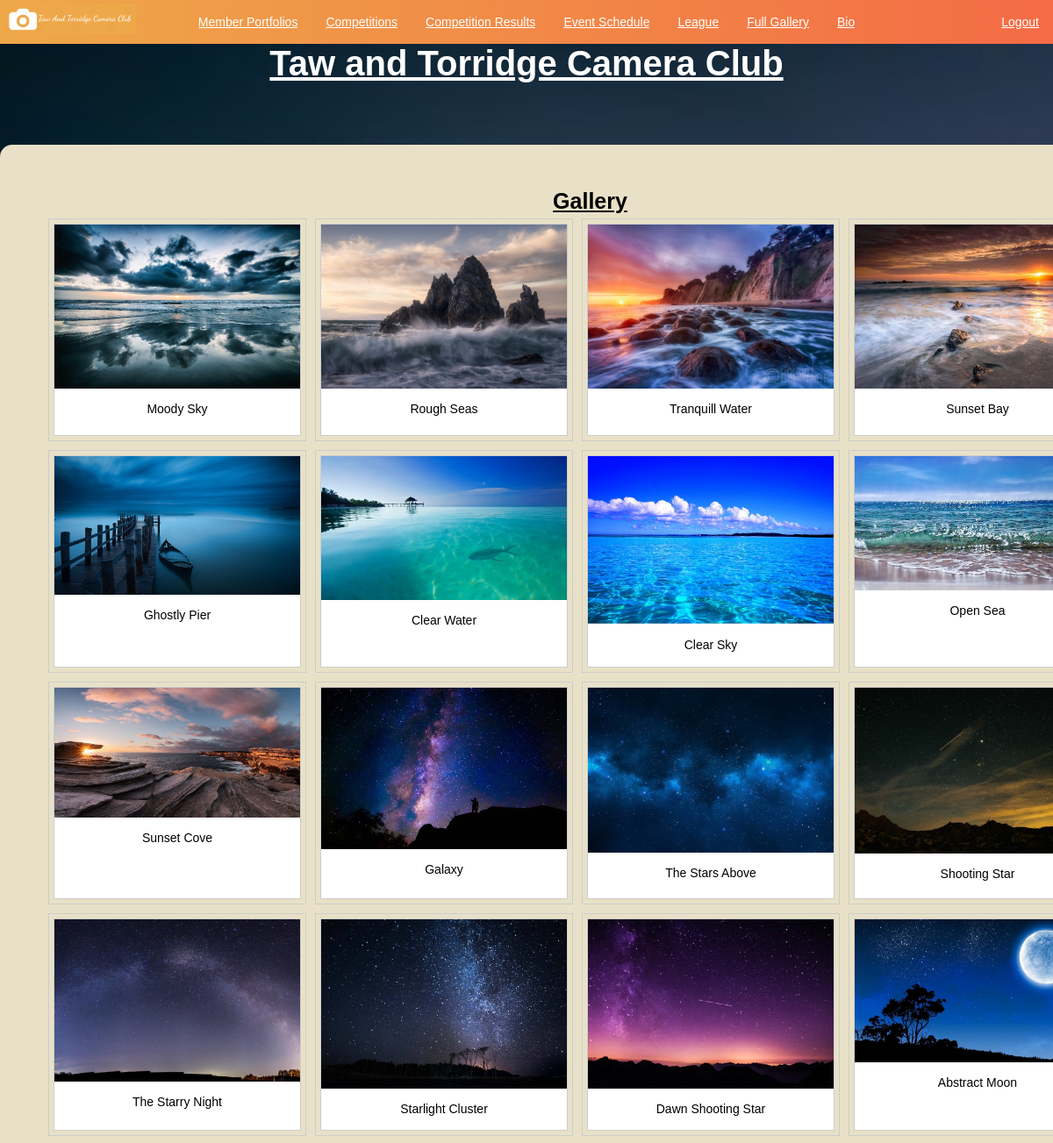
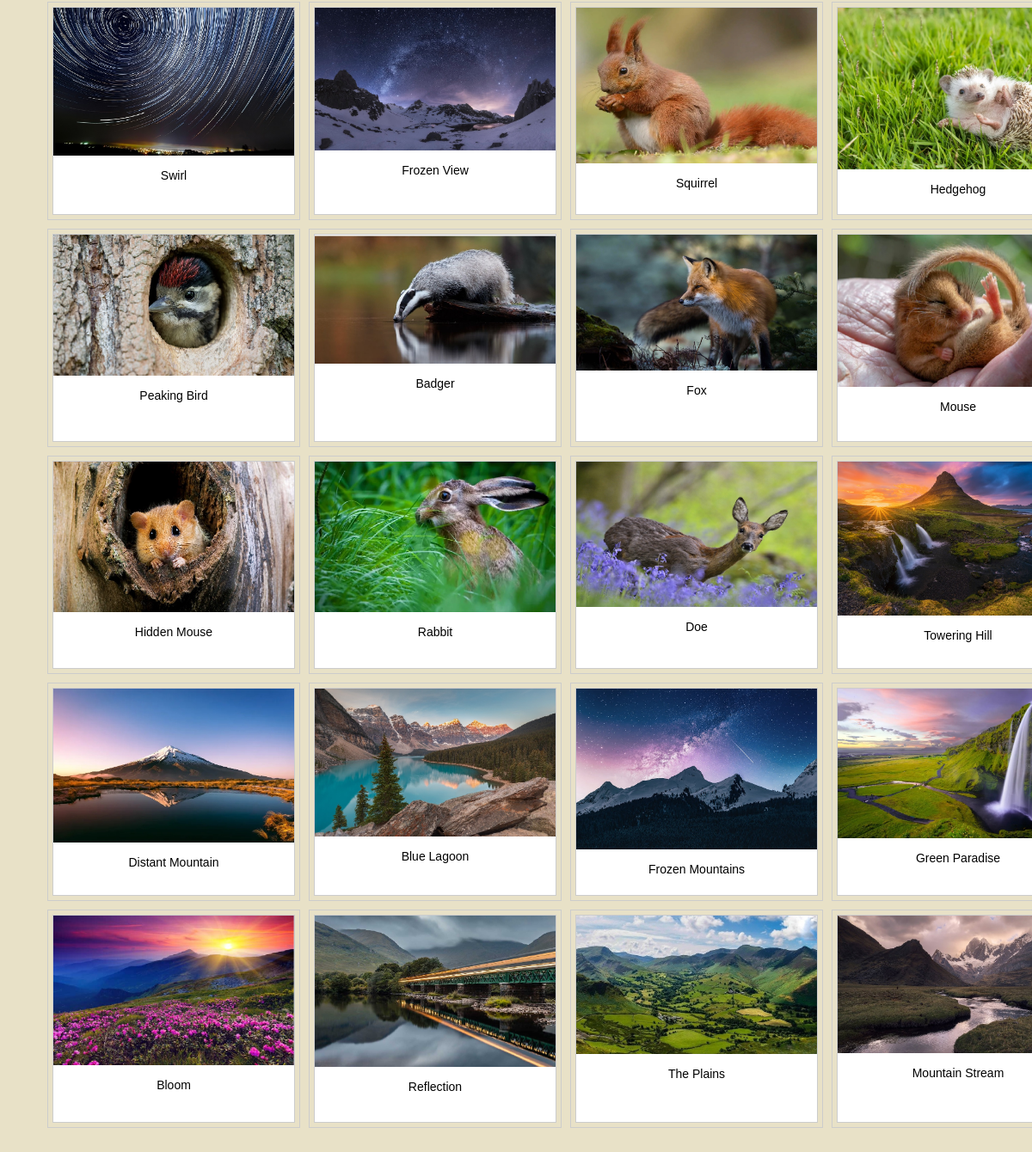
/gallery.php, run on the app's committed database (2 pictures, top to bottom).
### tables this page shows
CREATE TABLE `tbl_images` (
  `fld_image_id` int(10) NOT NULL,
  `fld_image_title` varchar(50) NOT NULL,
  `fld_image_path` varchar(250) NOT NULL,
  `fld_image_votes` int(3) NOT NULL,
  `fld_image_points` int(2) NOT NULL,
  `fld_entry_id` int(10) NOT NULL,
  `fld_member_id` int(10) NOT NULL,
  `fld_competition_id` int(10) NOT NULL
);

### gallery.php (the view, shortened to what this page needs)
<?php
    require_once 'config/conn.php';
    require_once 'functions.php';
?>
<html lang="en">
    <head>
        <link href="css/new_style.css" rel="stylesheet">
    </head>
    <body>
        <h1>Taw and Torridge Camera Club</h1>
        <div class="main">
        <h3>Gallery</h3>
            <?php
                $sql = "SELECT * FROM `taw_and_torridge_cam_club_db`.`tbl_images`";
                $result = mysqli_query($conn, $sql);
                if ($result && mysqli_num_rows($result) > 0) {
                    while ($rows = $result->fetch_assoc()) { ?>
                        <div class="gallery">
                            <div class="gallery">
                                <div class="card" style="width: 280px; height: 240px;">
                                    <img src="<?php echo $rows['fld_image_path']; ?>" alt="" width="600" height="400">
                                    <div class="card-body">
                                        <div class="desc"><?php echo $rows['fld_image_title'];?>
                                        </div>
                                    </div>
                                </div>
                            </div>
                        </div>
            <?php
                }
            }
            ?>
        </div>
    </body>
</html>

### css/new_style.css (style rules this page uses)
* { font-family: Arial, Helvetica, sans-serif; box-sizing: border-box; margin: 0; overflow: scroll; }
body { font-family: Arial, Helvetica, sans-serif; font-size: 14px; color: rgb(0, 0, 0); background-image: url("sand.png"); background-color: #f0f0f2; width: 100%; height: 100%; background-size: cover; content: ""; position: fixed; left: 0; right: 0; top: 0; bottom: 0; z-index: -1; display: block; }
div.main { width: 1345px; height: auto; margin: 5em auto; padding: 50px; background-color: #E8E1C7; border-radius: 1em; }
h1 { font-size:40px; font-weight:bold; Text-decoration: underline; text-align: center; color: white; font-family:Arial, Helvetica, sans-serif; }
h3 { font-size:25px; font-weight:bold; Text-decoration: underline; text-align: center; color:rgb(0, 0, 0); font-family:Arial, Helvetica, sans-serif; }
div.gallery { margin: 5px; border: 1px solid #ccc; float: left; }
div.gallery img { width: 100%; height: auto; }
div.desc { padding: 15px; text-align: center; }
div.card { background: white; }

### data on the page
tbl_images: fld_image_path (picture), fld_image_title "Moody Sky"
tbl_images: fld_image_path (picture), fld_image_title "Rough Seas"
tbl_images: fld_image_path (picture), fld_image_title "Tranquill Water"
tbl_images: fld_image_path (picture), fld_image_title "Sunset Bay"
tbl_images: fld_image_path (picture), fld_image_title "Ghostly Pier"
tbl_images: fld_image_path (picture), fld_image_title "Clear Water"
tbl_images: fld_image_path (picture), fld_image_title "Clear Sky"
tbl_images: fld_image_path (picture), fld_image_title "Open Sea"
tbl_images: fld_image_path (picture), fld_image_title "Sunset Cove"
tbl_images: fld_image_path (picture), fld_image_title "Galaxy"
tbl_images: fld_image_path (picture), fld_image_title "The Stars Above"
tbl_images: fld_image_path (picture), fld_image_title "Shooting Star"
tbl_images: fld_image_path (picture), fld_image_title "The Starry Night"
tbl_images: fld_image_path (picture), fld_image_title "Starlight Cluster"
tbl_images: fld_image_path (picture), fld_image_title "Dawn Shooting Star"
tbl_images: fld_image_path (picture), fld_image_title "Abstract Moon"
tbl_images: fld_image_path (picture), fld_image_title "Swirl"
tbl_images: fld_image_path (picture), fld_image_title "Frozen View"
tbl_images: fld_image_path (picture), fld_image_title "Squirrel"
tbl_images: fld_image_path (picture), fld_image_title "Hedgehog"
tbl_images: fld_image_path (picture), fld_image_title "Peaking Bird"
tbl_images: fld_image_path (picture), fld_image_title "Badger"
tbl_images: fld_image_path (picture), fld_image_title "Fox"
tbl_images: fld_image_path (picture), fld_image_title "Mouse"
tbl_images: fld_image_path (picture), fld_image_title "Hidden Mouse"
tbl_images: fld_image_path (picture), fld_image_title "Rabbit"
tbl_images: fld_image_path (picture), fld_image_title "Doe"
tbl_images: fld_image_path (picture), fld_image_title "Towering Hill"
tbl_images: fld_image_path (picture), fld_image_title "Distant Mountain"
tbl_images: fld_image_path (picture), fld_image_title "Blue Lagoon"
tbl_images: fld_image_path (picture), fld_image_title "Frozen Mountains"
tbl_images: fld_image_path (picture), fld_image_title "Green Paradise"
tbl_images: fld_image_path (picture), fld_image_title "Bloom"
tbl_images: fld_image_path (picture), fld_image_title "Reflection"
tbl_images: fld_image_path (picture), fld_image_title "The Plains"
tbl_images: fld_image_path (picture), fld_image_title "Mountain Stream"
